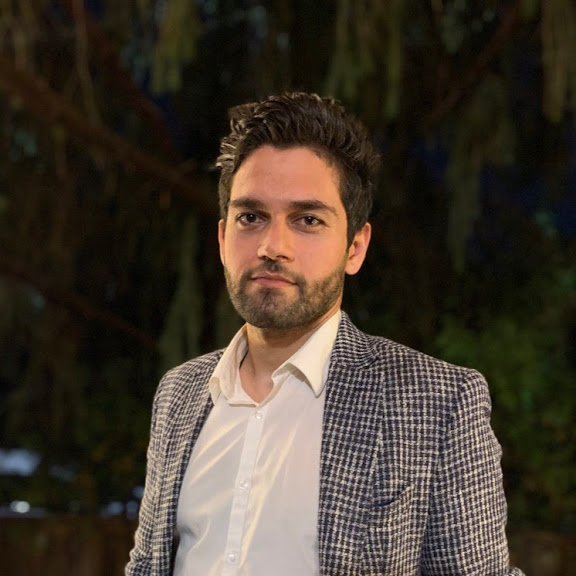
#> input picture Pic.jpeg, 576 x 576 px
$ jupyter execute s2.ipynb
#> lines starting #> are read from the running program, lines starting #| are printed output that depends on the picture
[cell 1]
'''
SESSIONS 2,  3, 4
Reading imaegs
Saving images
Showing images
Channels
numpy arrays
Padding
Video (webcam)
Drawing shapes (line, circle, rectangle)
Text
'''

[cell 2]
import cv2
import numpy as np

[cell 3]
np.zeros((6,3))

Channels are 3 : means RGB(0,1,2)

[cell 4]
image = cv2.imread("Pic.jpeg")
#> image is the input picture: shape (576, 576, 3); mean B, G, R 44.9, 56.2, 65.8
print(image)
#> (printed output is left out)

[cell 5]
cv2.imshow("man",image)
cv2.waitKey(0)

[cell 6]
image.shape  # h, w , c dimensions:  rows, columns, channels
#> Out = (576, 576, 3)

[cell 7]
image.shape # shape of the image
#> Out = (576, 576, 3)

[cell 8]
green_image = image[:,:,1] # all rows, all columns, and only first channel
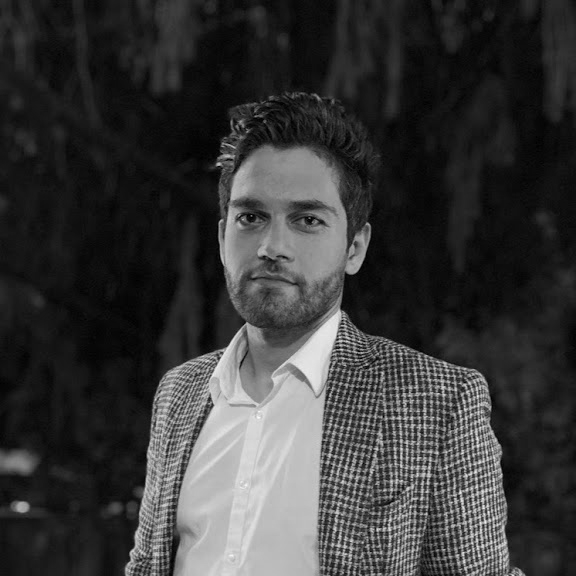
#> green_image: shape (576, 576); min 0, max 251, mean 56.2

[cell 9]
green_image # there is no more third attribute for channels because it filtered in last cell

[cell 10]
# SHOWING IMAGES
cv2.imshow('green_image',green_image) # it should show the image in green but it shows in black & white (no matter which channel we chose it always
# be black and white
cv2.waitKey(300)

[cell 11]
# SAVING IMAGES
cv2.imwrite("popo.jpg",green_image)
#> Out = True

[cell 12]
# cv2.destroyWindow()
cv2.destroyAllWindows()  # destroy all windows to not allocate memory

[cell 13]
#Slicing
# assign to all of the channels to be black
print(image.shape)
#| (576, 576, 3)
image[10:500, 100:550, :] = 0
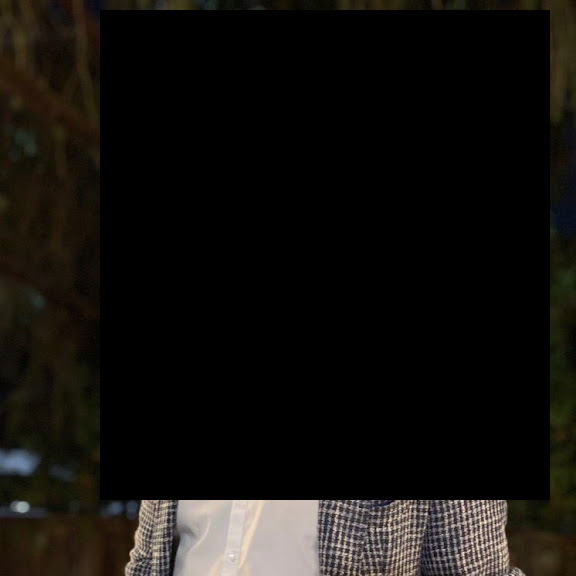
#> image: shape (576, 576, 3); mean B, G, R 14.5, 17.7, 19.8
